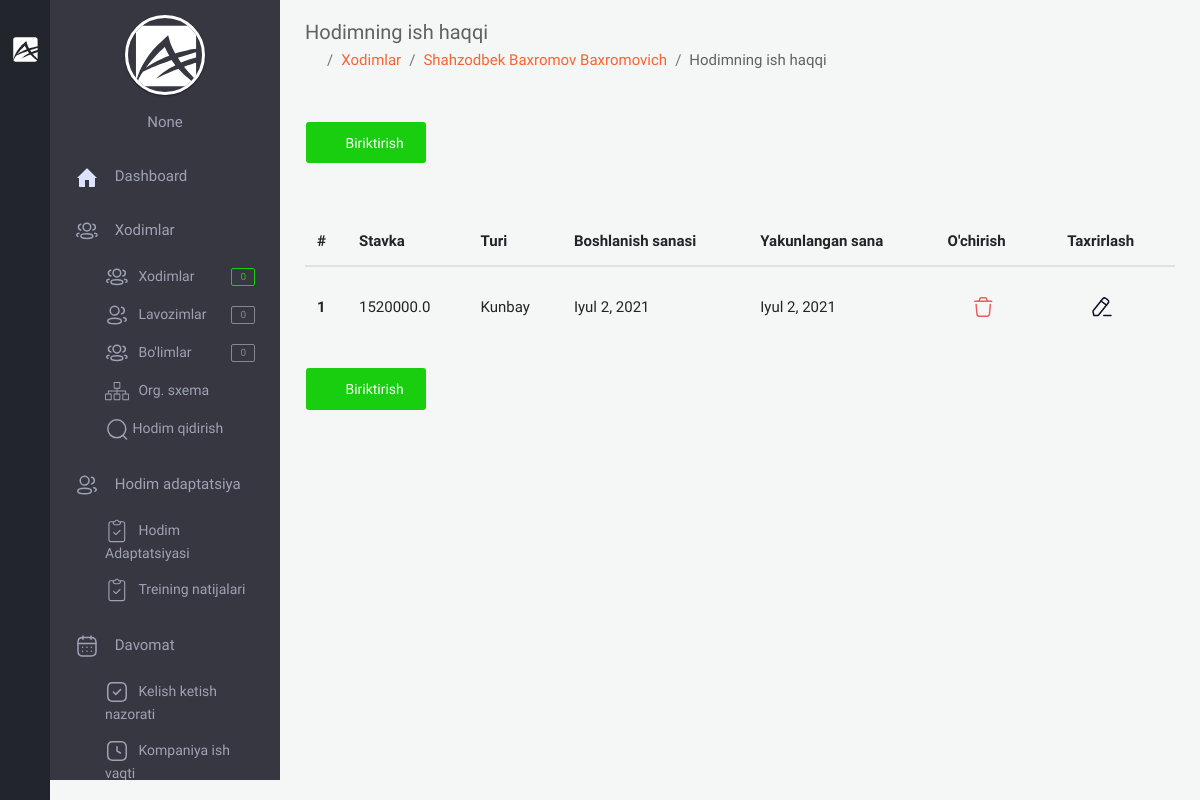
The page /backoffice/salary/3 (signed in) on the database as committed earlier.
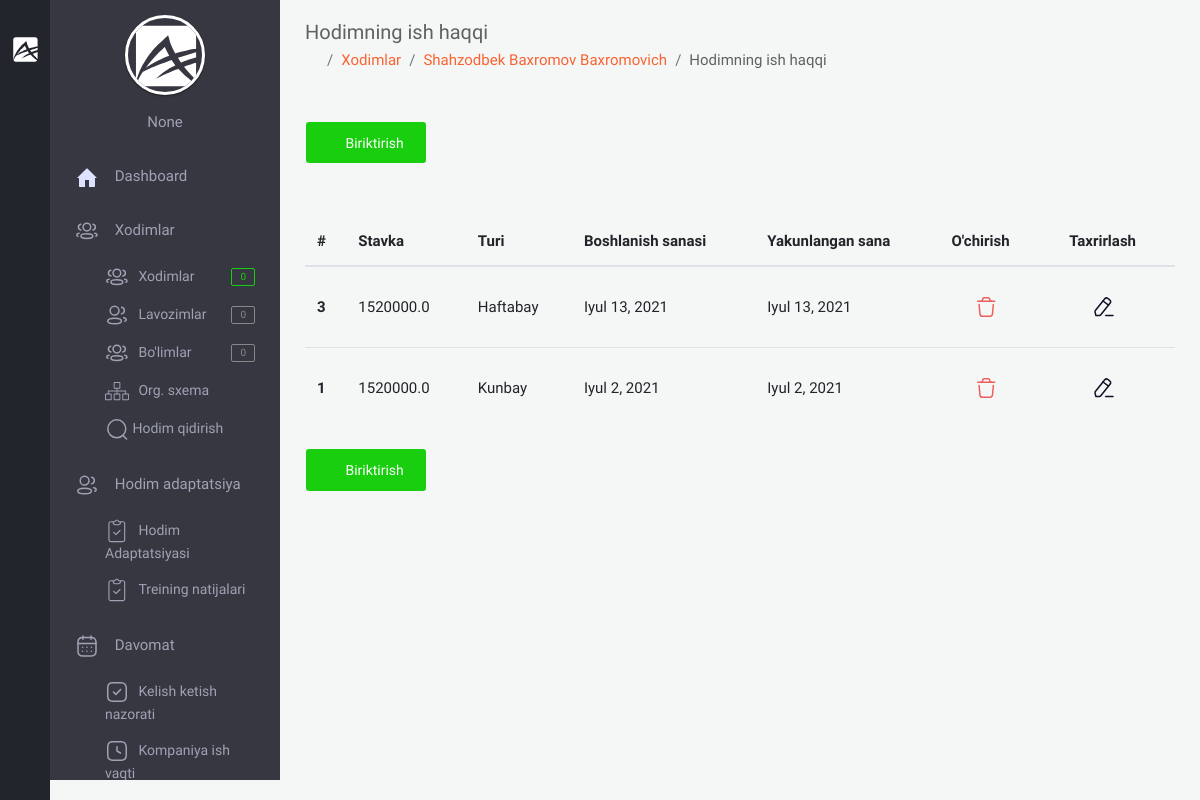
The same page on the database as committed later.
### app/models.py (models this page shows, shortened)
class Salary(models.Model):
    type_of_work = models.CharField(null=True, blank=True, max_length=255,
                                    verbose_name="Ishlash turi(soatbay, kunbay, ishbay ...)")
    amount = models.FloatField(null=True, blank=True, verbose_name="Miqdori")
    attached_date = models.DateField(null=True, blank=True, verbose_name="Biriktirilgan sana")
    completion_date = models.DateField(null=True, blank=True, verbose_name="Yankunlangan sana")
    staff = models.ForeignKey("Staff", on_delete=models.CASCADE, verbose_name="Xodim")
    class Meta:
        verbose_name_plural = "Ish haqqi"

### backoffice/views.py (the view)
# urls.py: path('salary/<int:pk>', views.SalaryListView.as_view(), name='salary'),
class SalaryListView(LoginRequiredMixin, generic.ListView):
    model = models.Salary
    template_name = 'backoffice/pages/salary/list.html'
    def get_context_data(self, *, object_list=None, **kwargs):
        ctx = super(SalaryListView, self).get_context_data(**kwargs)
        staff_id = self.kwargs.get('pk')
        ctx['staff'] = models.Staff.objects.get(id=staff_id)
        ctx['salaries'] = models.Salary.objects.filter(staff_id=staff_id).order_by('-id')
        return ctx

### backoffice/context_processors.py (called while the page is built, shortened)
def staff_amount(request):
    amount_staff = None
    if request.user.is_anonymous == False:
        company = request.user.company
        staff = models.Staff.objects.filter(company=company)
        amount_staff = staff.count()
    return {"amount_staff": amount_staff}

def position_amount(request):
    position_amounts = None
    if request.user.is_anonymous == False:
        company = request.user.company
        position = models.Position.objects.filter(company=company)
        position_amounts = position.count()
    return {
        'position_amounts': position_amounts
    }

def department_amount(request):
    department_amounts = None
    if request.user.is_anonymous == False:
        company = request.user.company
        department = models.Department.objects.filter(company=company)
        department_amounts = department.count()
    return {
        'department_amounts': department_amounts
    }

def staff_gender_statistic(request):
    male = None
    female = None
    return {
        "male_count": '',
        "female_count": '',
        "company_staff_count": '',
        "width_male": '',
        "width_female": '',
    }

### templates/backoffice/pages/salary/list.html (shortened to what the changed rows need)
{% extends 'backoffice/base.html' %}
{% block content %}
    <section class="content">
        <div class="container-fluid">
            <div class="block-header">
                <div class="row clearfix">
                    <div class="col-lg-12 col-md-12  col-sm-12">
                        <h2>Hodimning ish haqqi</h2>
                    </div>
                </div>
            </div>
            <div class="row clearfix">
                <div class="col-lg-12 col-md-12 col-sm-12">
                    <div class="body table-responsive">
                        <table class="table table-hover">
                            <thead>
                            <tr>
                                <th>#</th>
                                <th>Stavka</th>
                                <th>Turi</th>
                                <th>Boshlanish sanasi</th>
                                <th>Yakunlangan sana</th>
                                <th>O'chirish</th>
                                <th>Taxrirlash</th>
                            </tr>
                            </thead>
                            <tbody>
                            {% for salary in salaries %}
                                <tr>
                                    <th scope="row">{{ salary.id }}</th>
                                    <td>{{ salary.amount }}</td>
                                    <td>{{ salary.type_of_work }}</td>
                                    <td>{{ salary.attached_date }}</td>
                                    <td>{{ salary.completion_date }}</td>
                                    <td>
                                        <a href="javascript:void(0);" data-color="pink"
                                               data-toggle="modal" data-target="#staff-{{ salary.id }}"
                                               class="btn btn-neutral waves-effect">
                                        </a>
                                    </td>
                                    <td>
                                        <button type="button" data-color="pink" data-toggle="modal"
                                                data-target="#colorModal{{ salary.id }}"
                                                class="btn btn-neutral waves-effect">
                                        </button>
                                    </td>
                                </tr>
                            {% endfor %}
                            </tbody>
                        </table>
                    </div>
                </div>
            </div>
        </div>
    </section>
{% endblock %}

Rows that differ between the two databases and show on the page:
added Salary: id "3", amount "1520000.0", type_of_work "Haftabay", attached_date "Iyul 13, 2021", completion_date "Iyul 13, 2021"
